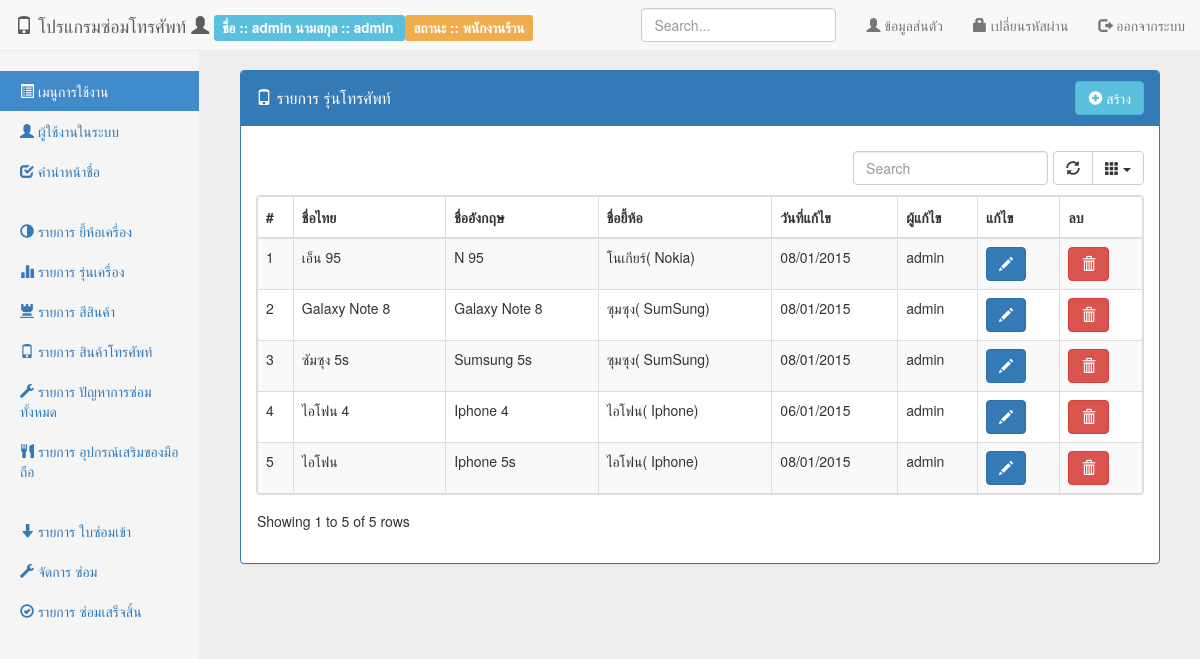
Page /src/back/index.php?page=list-model (signed in) on the earlier database version.
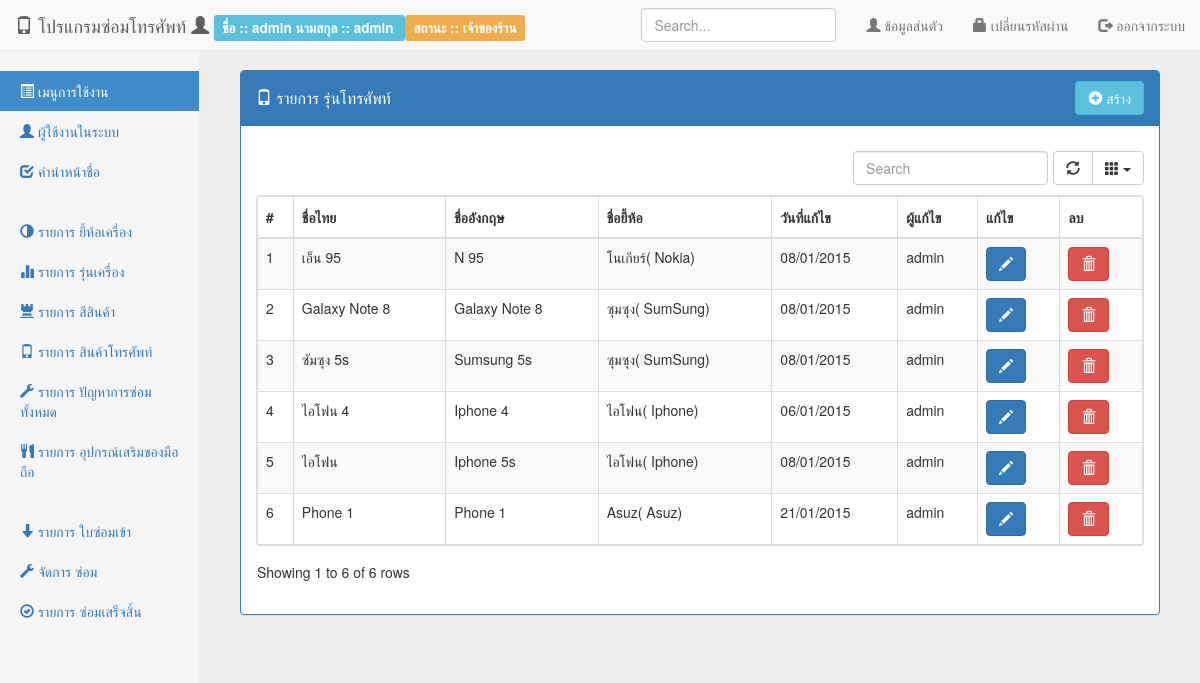
Same page on the later database version.
### tables this page shows
CREATE TABLE IF NOT EXISTS `model` (
  `mod_id` int(11) NOT NULL AUTO_INCREMENT,
  `mod_nameth` varchar(100) NOT NULL,
  `mod_nameeng` varchar(100) NOT NULL,
  `bra_id` int(11) NOT NULL COMMENT 'รหัส ยี้ห้อ',
  `mod_createdate` timestamp NOT NULL DEFAULT CURRENT_TIMESTAMP,
  `mod_createby` int(11) NOT NULL,
  `mod_updatedate` timestamp NOT NULL DEFAULT CURRENT_TIMESTAMP,
  `mod_updateby` int(11) NOT NULL,
  PRIMARY KEY (`mod_id`)
);

CREATE TABLE IF NOT EXISTS `brand` (
  `bra_id` int(11) NOT NULL AUTO_INCREMENT,
  `bra_nameth` varchar(100) NOT NULL,
  `bra_nameeng` varchar(100) NOT NULL,
  `bra_createdate` timestamp NOT NULL DEFAULT CURRENT_TIMESTAMP,
  `bra_createby` int(11) NOT NULL,
  `bra_updatedate` timestamp NOT NULL DEFAULT CURRENT_TIMESTAMP,
  `bra_updateby` int(11) NOT NULL,
  PRIMARY KEY (`bra_id`)
);

CREATE TABLE IF NOT EXISTS `person` (
  `per_id` int(11) NOT NULL AUTO_INCREMENT,
  `per_status` int(2) NOT NULL COMMENT ' ''1'' => ''พนักงานร้าน'',         ''2'' => ''พนักงานซ่อม'',         ''3'' => ''เจ้าของร้าน'',         ''4'' => ''ลูกค้า'',',
  `per_fname` varchar(50) NOT NULL,
  `per_lname` varchar(50) NOT NULL,
  `per_username` varchar(50) NOT NULL,
  `per_password` varchar(50) NOT NULL,
  `per_idcard` varchar(15) NOT NULL,
  `per_address` text NOT NULL,
  `per_mobile` varchar(50) NOT NULL,
  `per_email` varchar(50) NOT NULL,
  `per_createdate` timestamp NOT NULL DEFAULT CURRENT_TIMESTAMP,
  `per_createby` int(11) NOT NULL,
  `per_updatedate` timestamp NOT NULL DEFAULT CURRENT_TIMESTAMP,
  `per_updateby` int(11) NOT NULL,
  PRIMARY KEY (`per_id`),
  UNIQUE KEY `per_idcard` (`per_idcard`),
  KEY `per_idcard_2` (`per_idcard`)
);

### src/config/extension.php (called while the page is built, shortened)
<?php
function format_date($format, $date) {
    $date_format = new DateTime($date);
    $new_date = $date_format->format($format);
    return $new_date;
}
function listPersonStatus() {
    return array(
        '1' => 'พนักงานร้าน',
        '2' => 'พนักงานซ่อม',
        '3' => 'เจ้าของร้าน',
        '4' => 'ลูกค้า',
    );
}
function getDataList($params, $list) {
    $array = $list;
    if (!empty($params)):
        $result = "";
        foreach ($array as $key => $value):
            if ($key == $params):
                $result = $value;
            endif;
        endforeach;
        return $result;
    endif;
}

### src/back/list-model.php (the view, shortened to what the changed rows need)
<div class="panel panel-primary">
    <div class="panel-heading clearfix">
        <h4 class="panel-title pull-left" style="padding-top: 7.5px;">
            <i class="glyphicon glyphicon-phone"></i> รายการ รุ่นโทรศัพท์
        </h4>
        <div class="btn-group pull-right">
            <a href="index.php?page=frm-model" class="btn btn-info">
                <i class="glyphicon glyphicon-plus-sign"></i> สร้าง
            </a>
        </div>
    </div>
    <div class="panel-body">
        <div class="table-responsive">
            <table class="table table-striped table-bordered dataTable">
                <thead>
                    <tr>
                        <th>#</th>
                        <th>ชื่อไทย</th>
                        <th>ชื่ออังกฤษ</th>
                        <th>ชื่อยี้ห้อ</th>
                        <th>วันที่แก้ไข</th>
                        <th>ผู้แก้ไข</th>
                        <th>แก้ไข</th>
                        <th>ลบ</th>
                    </tr>
                </thead>
                <tbody>
                    <?php
                    $sql_model = "SELECT * FROM model m";
                    $sql_model .= " LEFT JOIN brand b ON b.bra_id = m.bra_id";
                    $sql_model .= " LEFT JOIN person p ON p.per_id = m.mod_updateby";
                    $sql_model .= " ORDER BY b.bra_id";
                    $query_model = mysql_query($sql_model) or die(mysql_error());
                    $row = 1;
                    while ($data = mysql_fetch_array($query_model)):
                        ?>
                        <tr>
                            <td><?= $row ?></td>
                            <td><?= $data['mod_nameth'] ?></td>
                            <td><?= $data['mod_nameeng'] ?></td>
                            <td><?= $data['bra_nameth'] ?>( <?=$data['bra_nameeng']?>)</td>
                            <td><?= format_date('d/m/Y', $data['mod_updatedate']) ?></td>
                            <td><?= $data['per_fname'] ?></td>
                            <td>
                                <a href="index.php?page=frm-model&id=<?= $data['mod_id'] ?>" class="btn btn-primary">
                                    <i class="glyphicon glyphicon-pencil"></i>
                                </a>
                            </td>
                            <td>
                                <button type="button" class="btn btn-danger" onclick="delete_data(<?= $data['mod_id'] ?>, '../action/model.php?method=delete')">
                                    <i class="glyphicon glyphicon-trash"></i>
                                </button>
                            </td>
                        </tr>
                        <?php
                        $row++;
                    endwhile;
                    ?>
                </tbody>
            </table>
        </div>
    </div>
</div>

### src/back/menu-top.php (shortened to what the changed rows need)
<?php
$per_fname = '';
$per_lname = '';
$per_status = '';
if (!empty($_SESSION['person'])):
    $person = $_SESSION['person'];
    $per_fname = $person['per_fname'];
    $per_lname = $person['per_lname'];
    $per_status = $person['per_status'];
endif;
?>
<div class="navbar navbar-default navbar-fixed-top" role="navigation">
    <div class="container-fluid">
        <div class="navbar-header">
            <a class="navbar-brand" href="#">
                <i class="glyphicon glyphicon-phone"></i> โปรแกรมซ่อมโทรศัพท์
                <i class="glyphicon glyphicon-user"></i>
                <div class="label label-info">
                    <?= ' ชื่อ :: ' . $per_fname . '   นามสกุล :: ' . $per_lname ?>
                </div>
                <div class="label label-warning">
                    <?= ' สถานะ :: ' . getDataList($per_status, listPersonStatus()) ?>
                </div>
            </a>
        </div>
    </div>
</div>

Differences in the rows shown:
added model: mod_nameth "Phone 1", mod_nameeng "Phone 1", bra.bra_nameth "Asuz", bra.bra_nameeng "Asuz", mod_updatedate "21/01/2015", person.per_fname "admin"
Other differences:
getDataList($per_status, listPersonStatus()): "พนักงานร้าน" → "เจ้าของร้าน"
text written by a page script: "Showing 1 to 5 of 5 rows" → "Showing 1 to 6 of 6 rows"
